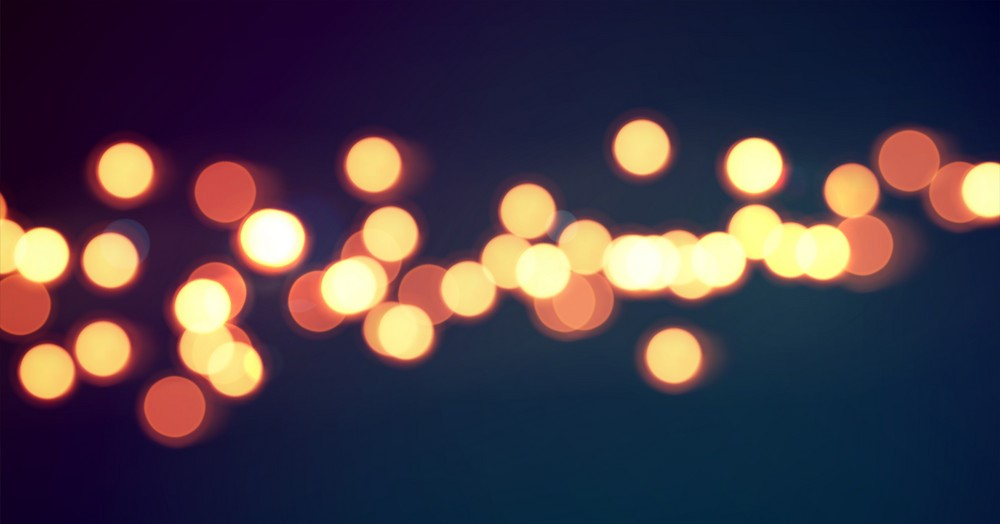
#> input picture assets/test2.jpg, 1000 x 524 px
$ python -i circle_detection.py   (imports and definitions only)
#> lines starting #> are read from the running program, lines starting #| are printed output that depends on the picture; after the words box and inside, x2 and y2 are one past the last pixel; in counts of white or black regions, pixels touching at a corner belong together
#> in circle_count, self.IMAGE is the input picture: shape (524, 1000, 3); mean B, G, R 71, 58.8, 70.2
import cv2
import numpy as np
import os
from io import BytesIO
import win32clipboard

## IF YOU WANT TO VISUALIZE THE IMAGE PROCESSING, JUST THROW IN SOME IMSHOWS AND WAITKEYS INTO circle_count - code might make more sense that way

#### GENERAL CONSTANTS THAT SHOULD WORK FOR MOST OF OUR PHOTOS ####

DARK_CIRCLE_THRESHOLD = 135                 # circles darker than this not counted, higher threshold fewer circles passed
NORMALIZED_DISTANCE_THRESHOLD = 0.3         # areas with a normalized distance transform less than this threshold are sent to zero (prevents close circles from blurring together)

ADAPTIVE_THRESHOLD_BOX = 51                 # how many neighbouring pixels included in calculation, MUST BE ODD
ADAPTIVE_THRESHOLD_BRIGHTEN = 45            # how much to offset results by
                                            # see https://docs.opencv.org/4.x/d7/d4d/tutorial_py_thresholding.html for more info (adaptive thresholding)

DEFAULT_CIRCLE_SIZE = 14                     # size of template circle used in matching
CIRCLE_GAP = 5                               # estimated gap between circles

# there are still plenty of magic numbers in the code, but those are less important and can be left alone

##################################

class circleCounter:

    # just a list of class variables will be declared later

    def __init__(self):
        self.IMAGE = None
        self.SAVE_PATH = None
        self.IMAGE_PATH = None
        self.IMAGE_NAME = None

        self.CIRCLE_COUNT = None

        self.CIRCLED_IMAGE = None # image with circles labelled and circle count text overlay, sent to clipboard


    ############ IMAGE PROCESSING FUNCTIONS ############

    def sharpen_image(self, image):
        # uses an "unsharp" kernel, less noisy than a basic sharpen kernel

        sharp_kernel = np.array([[-0.00391, -0.01563, -0.02344, -0.01563, -0.00391],
                            [-0.01563, -0.06250, -0.09375, -0.06250, -0.01563],
                            [-0.02344, -0.09375, 1.85980, -0.09375, -0.02344],
                            [-0.01563, -0.06250, -0.09375, -0.06250, -0.01563],
                            [-0.00391, -0.01563, -0.02344, -0.01563, -0.00391]])

        image_sharp = cv2.filter2D(src=image, ddepth=-1, kernel=sharp_kernel)
#> in circle_count, `hsv = cv2.cvtColor(sharp_im, cv2.COLOR_BGR2HSV)`: hsv: shape (524, 1000, 3); mean H, S, V 102.2, 174, 95.5

        return image_sharp

    def filter_dark_circles(self, hsv):

        # convert to black and white
        # using hsv v channel is slightly better than using cv2 imread grayscale
        black_and_white = hsv[:, :, 2]
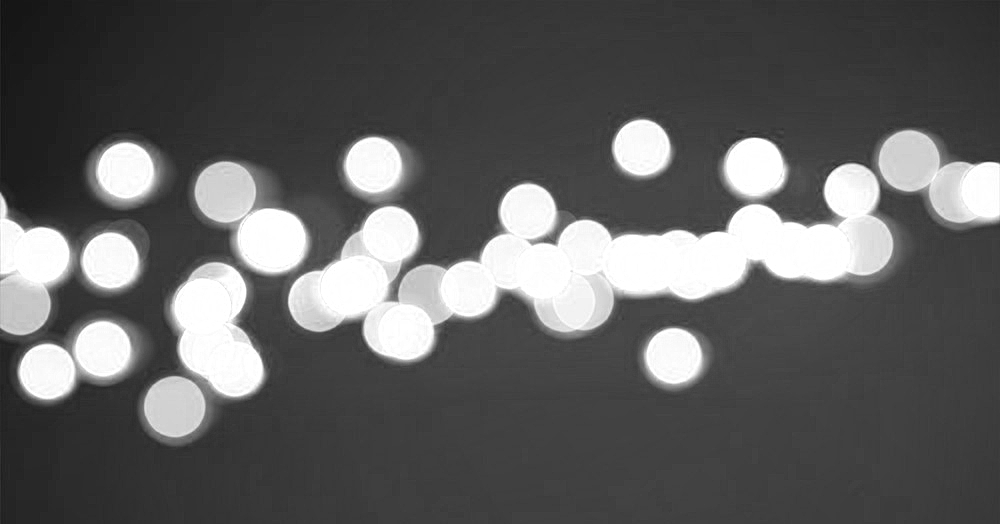
#> black_and_white: shape (524, 1000); min 16, max 255, mean 95.5

        _, bw_1 = cv2.threshold(black_and_white, DARK_CIRCLE_THRESHOLD, 255, cv2.THRESH_TOZERO)    # send spots darker than threshold to zero
                                                                                                   # (otherwise still grayscale)

        _, bw_1_mask = cv2.threshold(black_and_white, DARK_CIRCLE_THRESHOLD, 255, cv2.THRESH_BINARY) # black and white based on threshold
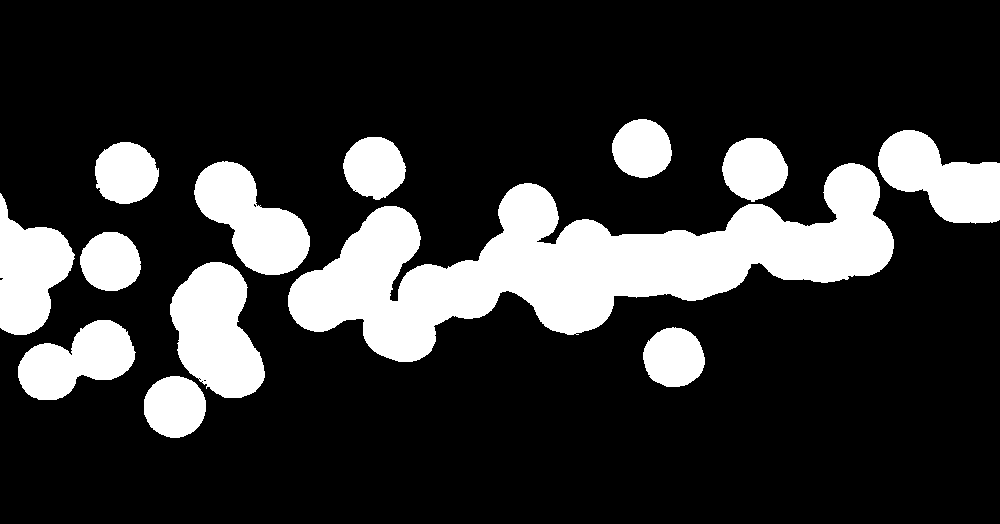
#> bw_1_mask: shape (524, 1000); 20.2% white; 13 white regions, largest, box (x1, y1, x2, y2) and area: (288, 163, 894, 362) 49965, (170, 262, 265, 398) 8762, (194, 161, 310, 275) 7224

        return bw_1, bw_1_mask

    def find_circle_edges(self, hsv_dark_filtered):
        bw_2 = cv2.adaptiveThreshold(hsv_dark_filtered, 255, cv2.ADAPTIVE_THRESH_MEAN_C,\
                cv2.THRESH_BINARY, ADAPTIVE_THRESHOLD_BOX, ADAPTIVE_THRESHOLD_BRIGHTEN)
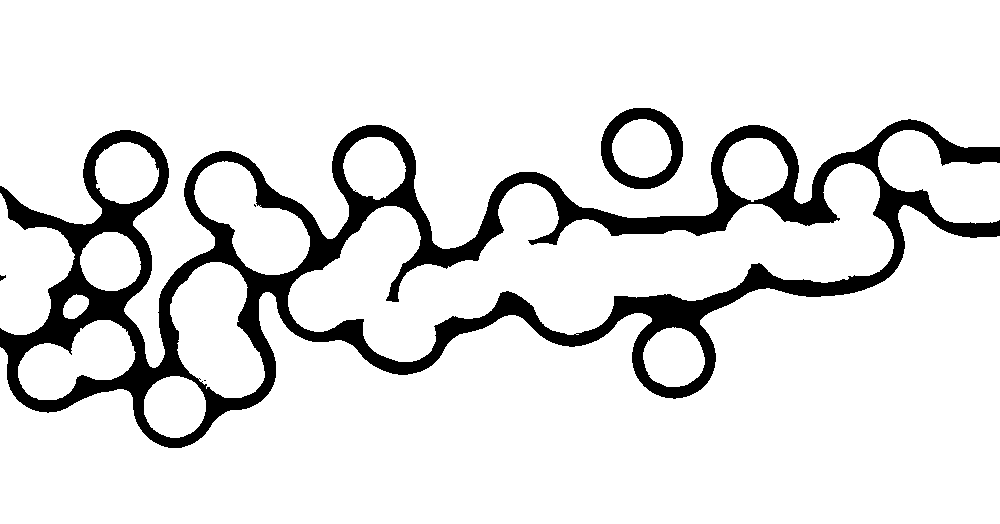
#> bw_2: shape (524, 1000); 88.3% white; 5 black regions (2 under 20 px), largest, box (x1, y1, x2, y2) and area: (0, 119, 1000, 448) 58968, (601, 108, 683, 189) 2558, (0, 275, 6, 281) 22
#> in circle_count, `im_final = cv2.bitwise_and(hsv_edges, hsv_dark_filtered_mask)`: im_final: shape (524, 1000); 20.2% white; 13 white regions, largest, box (x1, y1, x2, y2) and area: (288, 163, 894, 362) 49812, (170, 262, 265, 398) 8762, (194, 161, 310, 275) 7224
        return bw_2

    def erode(self, image_to_erode, magnitude):
#> called with magnitude = 3
        erode_kernel = cv2.getStructuringElement(cv2.MORPH_ELLIPSE, (magnitude, magnitude))
        eroded_image = cv2.erode(image_to_erode, erode_kernel)
#> eroded_image: shape (524, 1000); 19.3% white; 13 white regions, largest, box (x1, y1, x2, y2) and area: (289, 164, 893, 361) 48044, (171, 263, 264, 397) 8403, (195, 162, 309, 274) 6880

        return eroded_image

    def distance_transform_and_match(self, im_final_erode):
        circle_size = DEFAULT_CIRCLE_SIZE

        while circle_size != 0:
            ## makes template circle
            template_circle = cv2.getStructuringElement(cv2.MORPH_ELLIPSE, (2*(circle_size-CIRCLE_GAP)+1, 2*(circle_size-CIRCLE_GAP)+1))
            template_circle = cv2.copyMakeBorder(template_circle, CIRCLE_GAP, CIRCLE_GAP, CIRCLE_GAP, CIRCLE_GAP,
                                        cv2.BORDER_CONSTANT | cv2.BORDER_ISOLATED, 0)
            dist_circle = cv2.distanceTransform(template_circle, cv2.DIST_L2, cv2.DIST_MASK_PRECISE)

            ## prepares actual image
            dist_im = cv2.distanceTransform(im_final_erode, cv2.DIST_L2, cv2.DIST_MASK_PRECISE)
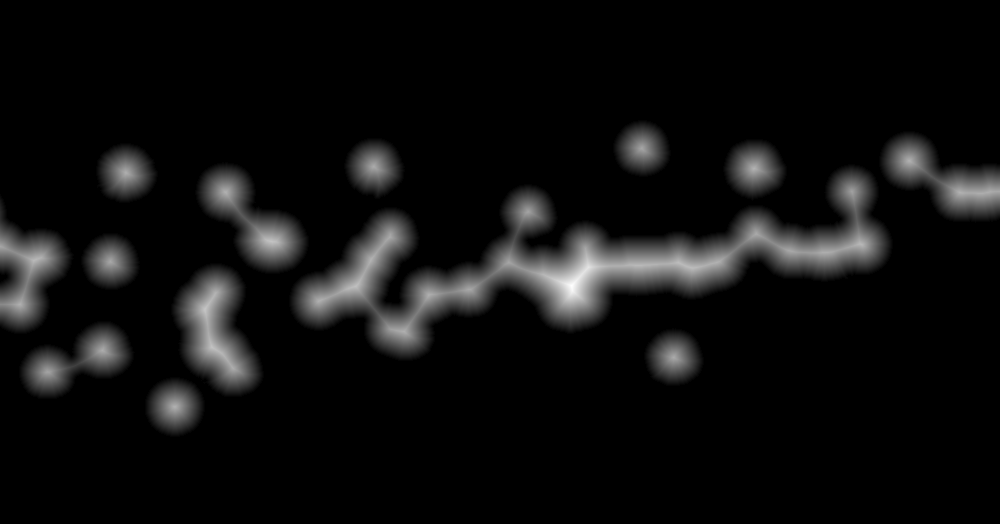
#> dist_im: shape (524, 1000) float32; min 0, max 42.72, mean 2.4; drawn with min black and max white
            distborder = cv2.copyMakeBorder(dist_im, circle_size, circle_size, circle_size, circle_size,
                                    cv2.BORDER_CONSTANT | cv2.BORDER_ISOLATED, 0)
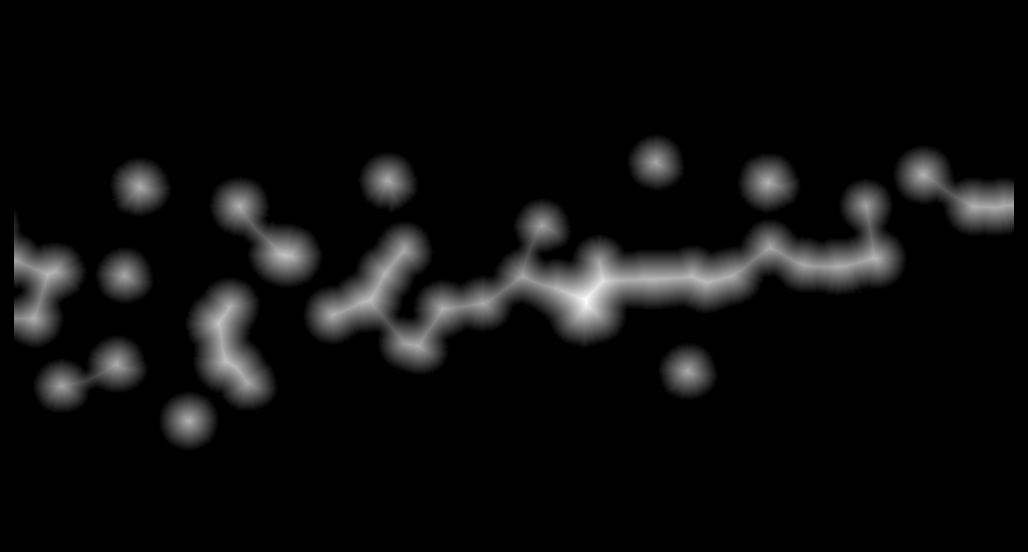
#> distborder: shape (552, 1028) float32; min 0, max 42.72, mean 2.2; drawn with min black and max white

            cv2.imshow('Python Rapid Circle Detection - Circle Template', dist_circle)
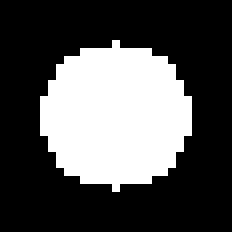
#> window 'Python Rapid Circle Detection ': shape (29, 29) (shown 8 times larger); 32% white; 1 white region, box (x1, y1, x2, y2) and area: (5, 5, 24, 24) 269
            cv2.imshow('Python Rapid Circle Detection', distborder)
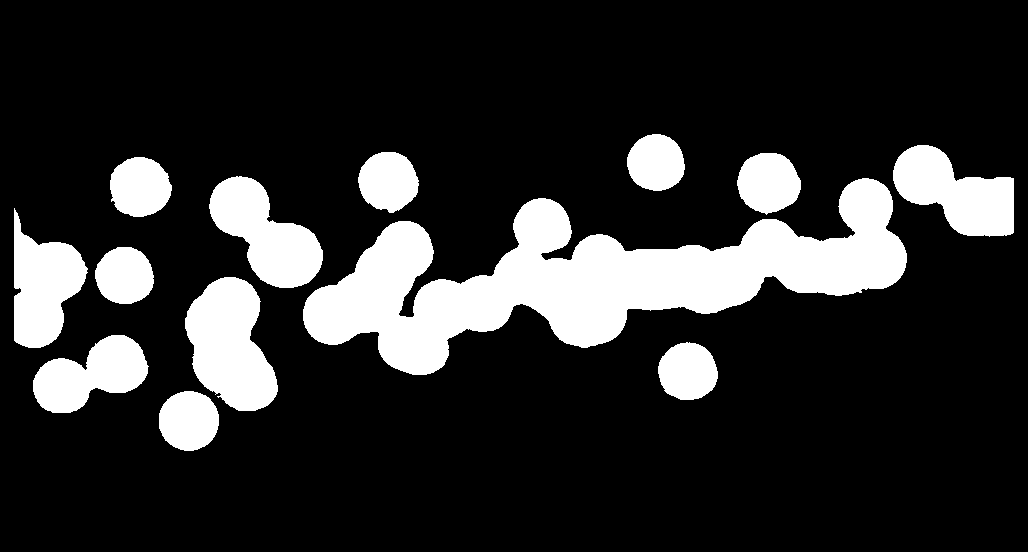
#> window 'Python Rapid Circle Detection': shape (552, 1028); 17.8% white; 13 white regions, largest, box (x1, y1, x2, y2) and area: (303, 178, 907, 375) 48044, (185, 277, 278, 411) 8403, (209, 176, 323, 288) 6880
            cv2.waitKey(0)
            cv2.destroyAllWindows()
            circle_size = int(input('Change template circle size (initially ' + str(circle_size) + '), if correctly fitted, enter 0: '))
#> the answer given: 100
#> the answer given: 100
#> the answer given: 100
#> the answer given: 100
#> the answer given: 100
#> the answer given: 100

        ##  TEMPLATE MATCHING BETWEEN THE TWO DISTANCE TRANSFORMS
        match_dist = cv2.matchTemplate(distborder, dist_circle, cv2.TM_CCOEFF_NORMED)

        return dist_im, match_dist

    ############## COUNTING AFTER PROCESS

    # [44 lines left out: functions find_and_count_circles, show_and_export_circle_count, not called in this run]


    ############### MAIN FUNCTION YAY

    def circle_count(self, image_path, save_path):

        self.IMAGE = cv2.imread(image_path)
        self.IMAGE_PATH = image_path
        self.SAVE_PATH = save_path
        self.IMAGE_NAME = os.path.split(self.IMAGE_PATH)[1].split('.')[0] # get the file name

        sharp_im = self.sharpen_image(self.IMAGE)

        hsv = cv2.cvtColor(sharp_im, cv2.COLOR_BGR2HSV)

        hsv_dark_filtered, hsv_dark_filtered_mask = self.filter_dark_circles(hsv)
        hsv_edges = self.find_circle_edges(hsv_dark_filtered)                               # don't put the mask here, the mask is black and white

        im_final = cv2.bitwise_and(hsv_edges, hsv_dark_filtered_mask)                       # get the edges of all circles that are not dark

        im_final_erode = self.erode(im_final, 3)                                            # make the black edges a little thicker for when circles are close

        dist_im, match_dist = self.distance_transform_and_match(im_final_erode)             # the meat of the operation, perform the distance transform
                                                                                            # and compare to a template circle, normalized

        _, match_dist_filter1 = cv2.threshold(match_dist,
                                NORMALIZED_DISTANCE_THRESHOLD, 1, cv2.THRESH_TOZERO)        # set low distances to black

        clean_match_dist = self.erode(match_dist_filter1, 7)                                # erode final result to get rid of small artifacts

        self.find_and_count_circles(clean_match_dist, dist_im)                               # does calculation and image saving

        return self.CIRCLE_COUNT

>>> result = circleCounter().circle_count('assets/test2.jpg', 'out.png')
